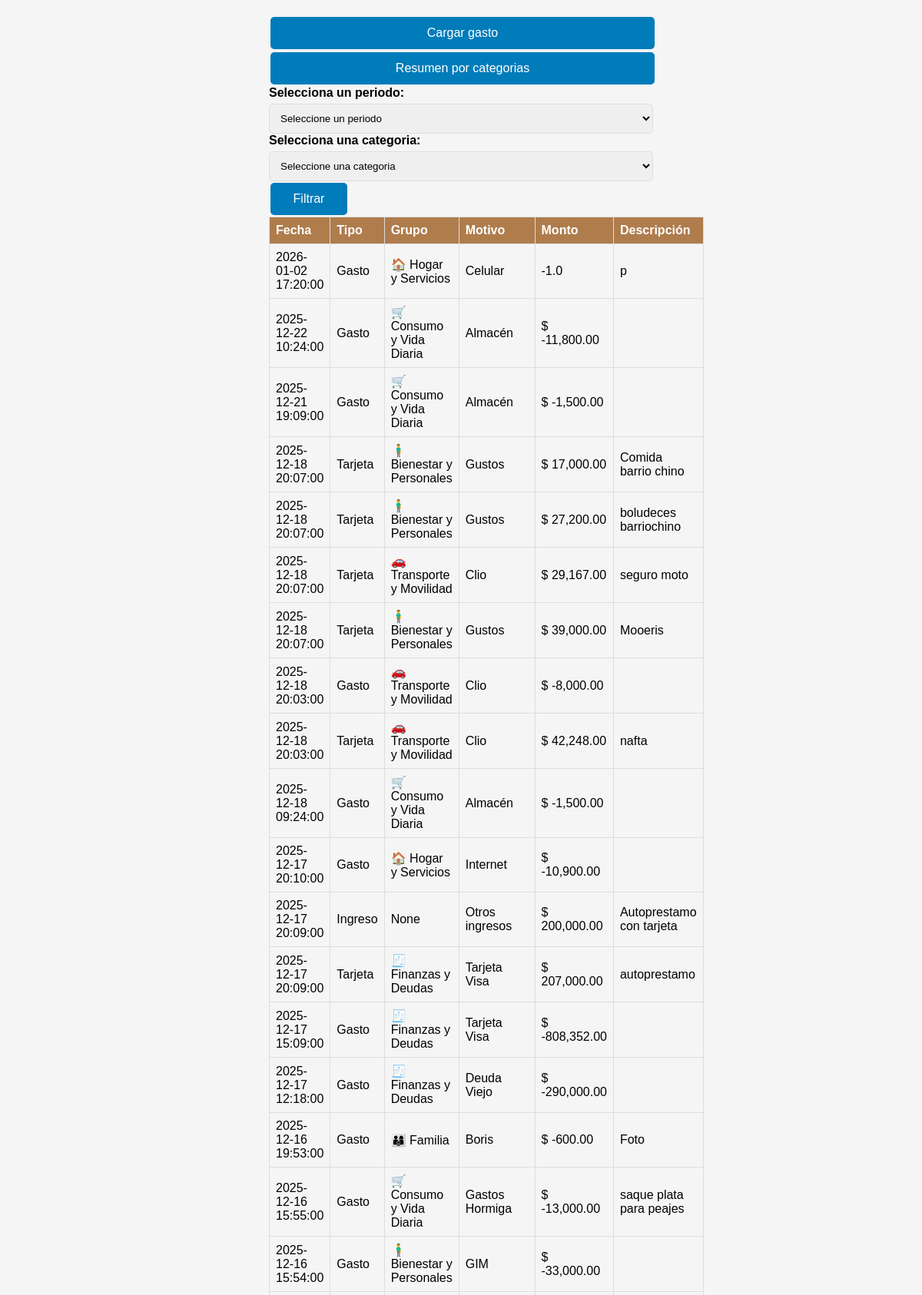
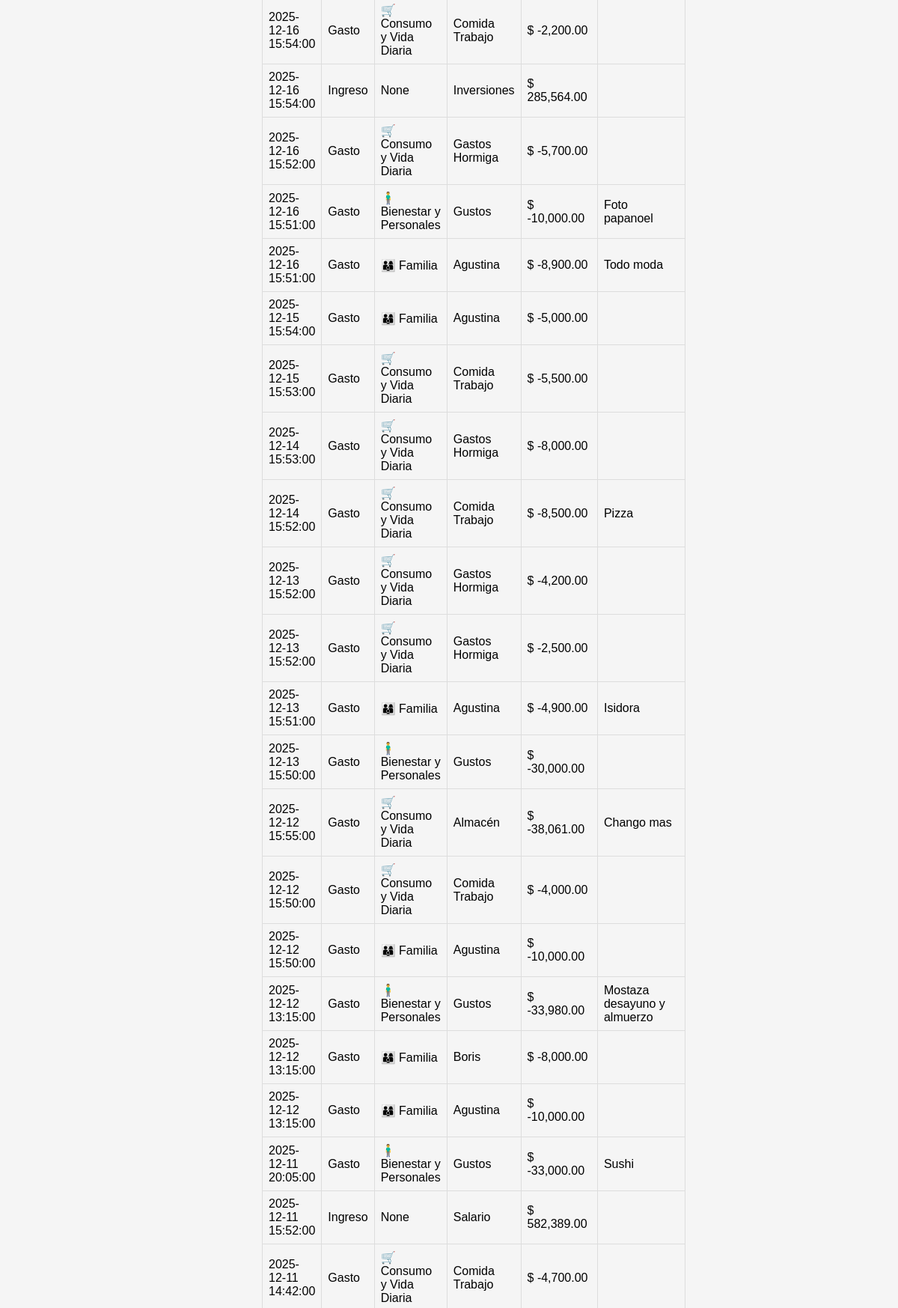
Page /movimientos (upper part) on the committed database (2 pictures, top to bottom).
### tables this page shows
CREATE TABLE datos (FECHA TEXT, TIPO TEXT, MOTIVO TEXT, IMPORTE TEXT, DESCRIPCION TEXT);

### app.py (the view, shortened to what this page needs)
@app.route('/movimientos', methods=["GET","POST"])
def movimientos():
    dias = request.args.get('dias', default=30, type=int)
    categoria = request.args.get('categoria', default=None)
    if categoria == "":
        categoria = None
    resultados = funciones.traer_datos(dias,categoria)
    return render_template('movimientos.html', resultados=resultados, seleccionar_categoria=funciones.seleccionar_categoria, categorias=funciones.categorias, categoria=categoria)

### funciones.py (called while the page is built)
def traer_datos(dias=60,categoria=None):
    conn = sqlite3.connect('gastos.db')
    cursor = conn.cursor()
    query = "SELECT * FROM datos where date(FECHA) >= date('now',?)"
    params = [f'-{dias} day']
    if categoria is not None:
        query += " AND MOTIVO = ?"
        params.append(categoria)
    query += " ORDER BY FECHA DESC"
    cursor.execute(query,params)
    resultados = cursor.fetchall()
    return(resultados)

def seleccionar_categoria(categoria):
    for nombre_grupo, lista_categorias in grupos.items():
        if categoria in lista_categorias:
            return (nombre_grupo)

### templates/movimientos.html (shortened to what this page needs)
<!doctype html>
<html lang="es">
<head>
  <link rel="stylesheet" href="/static/styles.css">
</head>
<table>
    <thead>
        <tr>
            <th>Fecha</th>
            <th>Tipo</th>
            <th>Grupo</th>
            <th>Motivo</th>
            <th>Monto</th>
            <th>Descripción</th>
        </tr>
    </thead>
<body>
  <main>
    <button onclick="window.location.href='/'">Cargar gasto</button>
    <button onclick="window.location.href='/resumen_cat'">Resumen por categorias</button>
    <form class="form" method="post" style="display: inline;">
      <label for="miListaDesplegable">Selecciona un periodo:</label>
      <select name="filtro_fecha" id="filtro_fecha">
        <option value="30" selected>Seleccione un periodo</option>
      </select>
      <label for="miListaDesplegable">Selecciona una categoria:</label>
      <select name="categoria">
          <option value="" selected>Seleccione una categoria</option>
        </select>
      <button type="submit" style="width: 20%;">Filtrar</button>
    </form>
    {% for resultado in resultados %}
      <tr>
            <td>{{ resultado[0] }}</li>
            <td>{{ resultado[1] }}</li>
            <td>{{seleccionar_categoria(resultado[2])}}</td>
            <td>{{ resultado[2] }}</li>
            <td>{{ (resultado[3]) }}</li>
            <td>{{ resultado[4] }}</li>
    </tr>
    {% endfor %}
  </main>
</body>
</html>

### static/styles.css (style rules this page uses)
body { font-family: Arial, sans-serif; max-width: 500px; margin: 0 auto; padding: 20px; background-color: #f5f5f5; }
label { display: block; margin-bottom: 5px; font-weight: bold; }
input, select, textarea { width: 100%; padding: 10px; border: 1px solid #ddd; border-radius: 5px; box-sizing: border-box; }
button { background: #007cba; color: white; padding: 12px 20px; margin: 2px; border: none; border-radius: 5px; cursor: pointer; width: 100%; font-size: 16px; }
table { width: 100%; border-collapse: collapse; }
th, td { border: 1px solid #ddd; padding: 8px; text-align: left; }
th { background-color: #af7c4c; color: white; }

### rows in the picture
datos: FECHA "2026-01-02 17:20:00", TIPO "Gasto", MOTIVO "🏠 Hogar y Servicios", MOTIVO "Celular", IMPORTE "-1.0", DESCRIPCION "p"
datos: FECHA "2025-12-22 10:24:00", TIPO "Gasto", MOTIVO "🛒 Consumo y Vida Diaria", MOTIVO "Almacén", IMPORTE "$ -11,800.00"
datos: FECHA "2025-12-21 19:09:00", TIPO "Gasto", MOTIVO "🛒 Consumo y Vida Diaria", MOTIVO "Almacén", IMPORTE "$ -1,500.00"
datos: FECHA "2025-12-18 20:07:00", TIPO "Tarjeta", MOTIVO "🧍‍♂️ Bienestar y Personales", MOTIVO "Gustos", IMPORTE "$ 17,000.00", DESCRIPCION "Comida barrio chino"
datos: FECHA "2025-12-18 20:07:00", TIPO "Tarjeta", MOTIVO "🧍‍♂️ Bienestar y Personales", MOTIVO "Gustos", IMPORTE "$ 27,200.00", DESCRIPCION "boludeces barriochino"
datos: FECHA "2025-12-18 20:07:00", TIPO "Tarjeta", MOTIVO "🚗 Transporte y Movilidad", MOTIVO "Clio", IMPORTE "$ 29,167.00", DESCRIPCION "seguro moto"
datos: FECHA "2025-12-18 20:07:00", TIPO "Tarjeta", MOTIVO "🧍‍♂️ Bienestar y Personales", MOTIVO "Gustos", IMPORTE "$ 39,000.00", DESCRIPCION "Mooeris"
datos: FECHA "2025-12-18 20:03:00", TIPO "Gasto", MOTIVO "🚗 Transporte y Movilidad", MOTIVO "Clio", IMPORTE "$ -8,000.00"
datos: FECHA "2025-12-18 20:03:00", TIPO "Tarjeta", MOTIVO "🚗 Transporte y Movilidad", MOTIVO "Clio", IMPORTE "$ 42,248.00", DESCRIPCION "nafta"
datos: FECHA "2025-12-18 09:24:00", TIPO "Gasto", MOTIVO "🛒 Consumo y Vida Diaria", MOTIVO "Almacén", IMPORTE "$ -1,500.00"
datos: FECHA "2025-12-17 20:10:00", TIPO "Gasto", MOTIVO "🏠 Hogar y Servicios", MOTIVO "Internet", IMPORTE "$ -10,900.00"
datos: FECHA "2025-12-17 20:09:00", TIPO "Ingreso", MOTIVO "None", MOTIVO "Otros ingresos", IMPORTE "$ 200,000.00", DESCRIPCION "Autoprestamo con tarjeta"
datos: FECHA "2025-12-17 20:09:00", TIPO "Tarjeta", MOTIVO "🧾 Finanzas y Deudas", MOTIVO "Tarjeta Visa", IMPORTE "$ 207,000.00", DESCRIPCION "autoprestamo"
datos: FECHA "2025-12-17 15:09:00", TIPO "Gasto", MOTIVO "🧾 Finanzas y Deudas", MOTIVO "Tarjeta Visa", IMPORTE "$ -808,352.00"
datos: FECHA "2025-12-17 12:18:00", TIPO "Gasto", MOTIVO "🧾 Finanzas y Deudas", MOTIVO "Deuda Viejo", IMPORTE "$ -290,000.00"
datos: FECHA "2025-12-16 19:53:00", TIPO "Gasto", MOTIVO "👨‍👩‍👦 Familia", MOTIVO "Boris", IMPORTE "$ -600.00", DESCRIPCION "Foto"
datos: FECHA "2025-12-16 15:55:00", TIPO "Gasto", MOTIVO "🛒 Consumo y Vida Diaria", MOTIVO "Gastos Hormiga", IMPORTE "$ -13,000.00", DESCRIPCION "saque plata para peajes"
datos: FECHA "2025-12-16 15:54:00", TIPO "Gasto", MOTIVO "🧍‍♂️ Bienestar y Personales", MOTIVO "GIM", IMPORTE "$ -33,000.00"
datos: FECHA "2025-12-16 15:54:00", TIPO "Gasto", MOTIVO "🛒 Consumo y Vida Diaria", MOTIVO "Comida Trabajo", IMPORTE "$ -2,200.00"
datos: FECHA "2025-12-16 15:54:00", TIPO "Ingreso", MOTIVO "None", MOTIVO "Inversiones", IMPORTE "$ 285,564.00"
datos: FECHA "2025-12-16 15:52:00", TIPO "Gasto", MOTIVO "🛒 Consumo y Vida Diaria", MOTIVO "Gastos Hormiga", IMPORTE "$ -5,700.00"
datos: FECHA "2025-12-16 15:51:00", TIPO "Gasto", MOTIVO "🧍‍♂️ Bienestar y Personales", MOTIVO "Gustos", IMPORTE "$ -10,000.00", DESCRIPCION "Foto papanoel"
datos: FECHA "2025-12-16 15:51:00", TIPO "Gasto", MOTIVO "👨‍👩‍👦 Familia", MOTIVO "Agustina", IMPORTE "$ -8,900.00", DESCRIPCION "Todo moda"
datos: FECHA "2025-12-15 15:54:00", TIPO "Gasto", MOTIVO "👨‍👩‍👦 Familia", MOTIVO "Agustina", IMPORTE "$ -5,000.00"
datos: FECHA "2025-12-15 15:53:00", TIPO "Gasto", MOTIVO "🛒 Consumo y Vida Diaria", MOTIVO "Comida Trabajo", IMPORTE "$ -5,500.00"
datos: FECHA "2025-12-14 15:53:00", TIPO "Gasto", MOTIVO "🛒 Consumo y Vida Diaria", MOTIVO "Gastos Hormiga", IMPORTE "$ -8,000.00"
datos: FECHA "2025-12-14 15:52:00", TIPO "Gasto", MOTIVO "🛒 Consumo y Vida Diaria", MOTIVO "Comida Trabajo", IMPORTE "$ -8,500.00", DESCRIPCION "Pizza"
datos: FECHA "2025-12-13 15:52:00", TIPO "Gasto", MOTIVO "🛒 Consumo y Vida Diaria", MOTIVO "Gastos Hormiga", IMPORTE "$ -4,200.00"
datos: FECHA "2025-12-13 15:52:00", TIPO "Gasto", MOTIVO "🛒 Consumo y Vida Diaria", MOTIVO "Gastos Hormiga", IMPORTE "$ -2,500.00"
datos: FECHA "2025-12-13 15:51:00", TIPO "Gasto", MOTIVO "👨‍👩‍👦 Familia", MOTIVO "Agustina", IMPORTE "$ -4,900.00", DESCRIPCION "Isidora"
datos: FECHA "2025-12-13 15:50:00", TIPO "Gasto", MOTIVO "🧍‍♂️ Bienestar y Personales", MOTIVO "Gustos", IMPORTE "$ -30,000.00"
datos: FECHA "2025-12-12 15:55:00", TIPO "Gasto", MOTIVO "🛒 Consumo y Vida Diaria", MOTIVO "Almacén", IMPORTE "$ -38,061.00", DESCRIPCION "Chango mas"
datos: FECHA "2025-12-12 15:50:00", TIPO "Gasto", MOTIVO "🛒 Consumo y Vida Diaria", MOTIVO "Comida Trabajo", IMPORTE "$ -4,000.00"
datos: FECHA "2025-12-12 15:50:00", TIPO "Gasto", MOTIVO "👨‍👩‍👦 Familia", MOTIVO "Agustina", IMPORTE "$ -10,000.00"
datos: FECHA "2025-12-12 13:15:00", TIPO "Gasto", MOTIVO "🧍‍♂️ Bienestar y Personales", MOTIVO "Gustos", IMPORTE "$ -33,980.00", DESCRIPCION "Mostaza desayuno y almuerzo"
datos: FECHA "2025-12-12 13:15:00", TIPO "Gasto", MOTIVO "👨‍👩‍👦 Familia", MOTIVO "Boris", IMPORTE "$ -8,000.00"
datos: FECHA "2025-12-12 13:15:00", TIPO "Gasto", MOTIVO "👨‍👩‍👦 Familia", MOTIVO "Agustina", IMPORTE "$ -10,000.00"
datos: FECHA "2025-12-11 20:05:00", TIPO "Gasto", MOTIVO "🧍‍♂️ Bienestar y Personales", MOTIVO "Gustos", IMPORTE "$ -33,000.00", DESCRIPCION "Sushi"
datos: FECHA "2025-12-11 15:52:00", TIPO "Ingreso", MOTIVO "None", MOTIVO "Salario", IMPORTE "$ 582,389.00"
datos: FECHA "2025-12-11 14:42:00", TIPO "Gasto", MOTIVO "🛒 Consumo y Vida Diaria", MOTIVO "Comida Trabajo", IMPORTE "$ -4,700.00"
